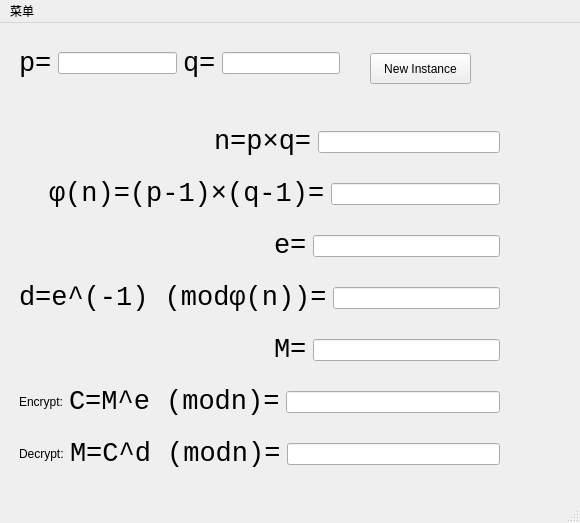
<?xml version="1.0" encoding="UTF-8"?>
<ui version="4.0">
 <class>MainWindow</class>
 <widget class="QMainWindow" name="MainWindow">
  <property name="geometry">
   <rect>
    <x>0</x>
    <y>0</y>
    <width>580</width>
    <height>523</height>
   </rect>
  </property>
  <property name="acceptDrops">
   <bool>false</bool>
  </property>
  <property name="windowTitle">
   <string>RSA加解密演示</string>
  </property>
  <widget class="QWidget" name="centralwidget">
   <widget class="QWidget" name="horizontalLayoutWidget">
    <property name="geometry">
     <rect>
      <x>19</x>
      <y>10</y>
      <width>321</width>
      <height>61</height>
     </rect>
    </property>
    <layout class="QHBoxLayout" name="horizontalLayout">
     <item>
      <widget class="QLabel" name="label">
       <property name="font">
        <font>
         <family>Consolas</family>
         <pointsize>20</pointsize>
        </font>
       </property>
       <property name="text">
        <string>p=</string>
       </property>
      </widget>
     </item>
     <item>
      <widget class="QLineEdit" name="lineEdit_p">
       <property name="focusPolicy">
        <enum>Qt::NoFocus</enum>
       </property>
      </widget>
     </item>
     <item>
      <widget class="QLabel" name="label_2">
       <property name="font">
        <font>
         <family>Consolas</family>
         <pointsize>20</pointsize>
        </font>
       </property>
       <property name="text">
        <string>q=</string>
       </property>
      </widget>
     </item>
     <item>
      <widget class="QLineEdit" name="lineEdit_q">
       <property name="focusPolicy">
        <enum>Qt::NoFocus</enum>
       </property>
      </widget>
     </item>
    </layout>
   </widget>
   <widget class="QWidget" name="verticalLayoutWidget">
    <property name="geometry">
     <rect>
      <x>19</x>
      <y>89</y>
      <width>481</width>
      <height>374</height>
     </rect>
    </property>
    <layout class="QVBoxLayout" name="verticalLayout">
     <property name="bottomMargin">
      <number>0</number>
     </property>
     <item>
      <layout class="QHBoxLayout" name="horizontalLayout_2">
       <property name="leftMargin">
        <number>195</number>
       </property>
       <property name="bottomMargin">
        <number>0</number>
       </property>
       <item>
        <widget class="QLabel" name="label_3">
         <property name="font">
          <font>
           <family>Consolas</family>
           <pointsize>20</pointsize>
          </font>
         </property>
         <property name="text">
          <string>n=p×q=</string>
         </property>
        </widget>
       </item>
       <item>
        <widget class="QLineEdit" name="lineEdit_n">
         <property name="focusPolicy">
          <enum>Qt::NoFocus</enum>
         </property>
        </widget>
       </item>
      </layout>
     </item>
     <item>
      <layout class="QHBoxLayout" name="horizontalLayout_3">
       <property name="leftMargin">
        <number>30</number>
       </property>
       <item>
        <widget class="QLabel" name="label_4">
         <property name="font">
          <font>
           <family>Consolas</family>
           <pointsize>20</pointsize>
          </font>
         </property>
         <property name="text">
          <string>φ(n)=(p-1)×(q-1)=</string>
         </property>
        </widget>
       </item>
       <item>
        <widget class="QLineEdit" name="lineEdit_fn">
         <property name="focusPolicy">
          <enum>Qt::NoFocus</enum>
         </property>
        </widget>
       </item>
      </layout>
     </item>
     <item>
      <layout class="QHBoxLayout" name="horizontalLayout_4">
       <property name="leftMargin">
        <number>255</number>
       </property>
       <item>
        <widget class="QLabel" name="label_5">
         <property name="font">
          <font>
           <family>Consolas</family>
           <pointsize>20</pointsize>
          </font>
         </property>
         <property name="text">
          <string>e=</string>
         </property>
        </widget>
       </item>
       <item>
        <widget class="QLineEdit" name="lineEdit_e">
         <property name="focusPolicy">
          <enum>Qt::NoFocus</enum>
         </property>
        </widget>
       </item>
      </layout>
     </item>
     <item>
      <layout class="QHBoxLayout" name="horizontalLayout_5">
       <item>
        <widget class="QLabel" name="label_6">
         <property name="font">
          <font>
           <family>Consolas</family>
           <pointsize>20</pointsize>
          </font>
         </property>
         <property name="text">
          <string>d=e^(-1) (modφ(n))=</string>
         </property>
        </widget>
       </item>
       <item>
        <widget class="QLineEdit" name="lineEdit_d">
         <property name="focusPolicy">
          <enum>Qt::NoFocus</enum>
         </property>
        </widget>
       </item>
      </layout>
     </item>
     <item>
      <layout class="QHBoxLayout" name="horizontalLayout_6">
       <property name="leftMargin">
        <number>255</number>
       </property>
       <item>
        <widget class="QLabel" name="label_7">
         <property name="font">
          <font>
           <family>Consolas</family>
           <pointsize>20</pointsize>
          </font>
         </property>
         <property name="text">
          <string>M=</string>
         </property>
        </widget>
       </item>
       <item>
        <widget class="QLineEdit" name="lineEdit_M">
         <property name="focusPolicy">
          <enum>Qt::NoFocus</enum>
         </property>
        </widget>
       </item>
      </layout>
     </item>
     <item>
      <layout class="QHBoxLayout" name="horizontalLayout_8">
       <item>
        <widget class="QLabel" name="label_8">
         <property name="text">
          <string>Encrypt:</string>
         </property>
        </widget>
       </item>
       <item>
        <widget class="QLabel" name="label_9">
         <property name="font">
          <font>
           <family>Consolas</family>
           <pointsize>20</pointsize>
          </font>
         </property>
         <property name="text">
          <string>C=M^e (modn)=</string>
         </property>
        </widget>
       </item>
       <item>
        <widget class="QLineEdit" name="lineEdit_C">
         <property name="focusPolicy">
          <enum>Qt::NoFocus</enum>
         </property>
        </widget>
       </item>
      </layout>
     </item>
     <item>
      <layout class="QHBoxLayout" name="horizontalLayout_9">
       <property name="topMargin">
        <number>0</number>
       </property>
       <item>
        <widget class="QLabel" name="label_10">
         <property name="text">
          <string>Decrypt:</string>
         </property>
        </widget>
       </item>
       <item>
        <widget class="QLabel" name="label_11">
         <property name="font">
          <font>
           <family>Consolas</family>
           <pointsize>20</pointsize>
          </font>
         </property>
         <property name="text">
          <string>M=C^d (modn)=</string>
         </property>
        </widget>
       </item>
       <item>
        <widget class="QLineEdit" name="lineEdit_M2">
         <property name="focusPolicy">
          <enum>Qt::NoFocus</enum>
         </property>
        </widget>
       </item>
      </layout>
     </item>
    </layout>
   </widget>
   <widget class="QPushButton" name="pushButton">
    <property name="geometry">
     <rect>
      <x>370</x>
      <y>30</y>
      <width>101</width>
      <height>31</height>
     </rect>
    </property>
    <property name="text">
     <string>New Instance</string>
    </property>
   </widget>
  </widget>
  <widget class="QMenuBar" name="menubar">
   <property name="geometry">
    <rect>
     <x>0</x>
     <y>0</y>
     <width>580</width>
     <height>23</height>
    </rect>
   </property>
   <widget class="QMenu" name="menu">
    <property name="title">
     <string>菜单</string>
    </property>
    <addaction name="actiona_DA"/>
    <addaction name="actiona_about"/>
   </widget>
   <addaction name="menu"/>
  </widget>
  <widget class="QStatusBar" name="statusbar"/>
  <action name="actiona_DA">
   <property name="text">
    <string>辗转相除法演示</string>
   </property>
  </action>
  <action name="actiona_about">
   <property name="text">
    <string>关于</string>
   </property>
  </action>
 </widget>
 <resources/>
 <connections/>
</ui>
